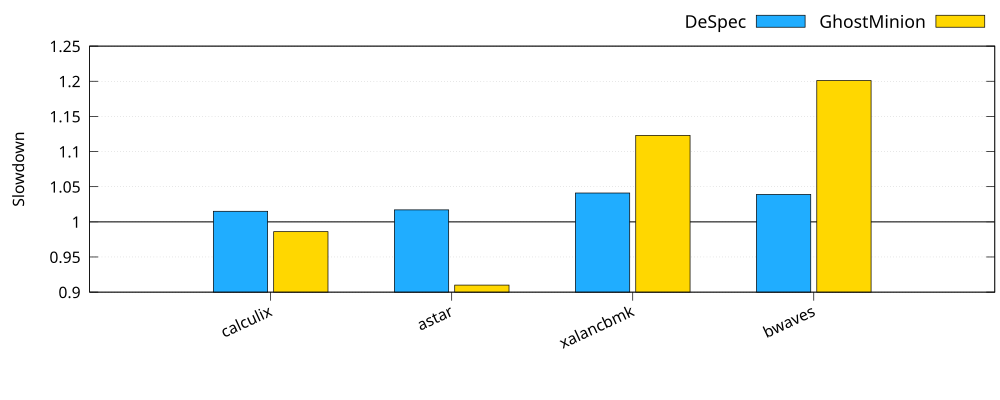

Recreate this plot in gnuplot.
set terminal pdf size 10, 4 font ",17"
set output "despec_slowdown.pdf"

# Standardize the X-axis for histograms
set xtics out nomirror rotate by 25 right
set grid y

set ylabel "Slowdown"

set bmargin 5
set rmargin 0.5

set key font ",19"
set key r above

# Configure grouped bar chart (histogram) settings
set style data histogram
set style histogram cluster gap 1
set style fill solid border -1
set boxwidth 0.9

# Plot a baseline at 1.0, then column 2 (DeSpec), then column 3 (GhostMinion)
plot 1 lc rgb '#444444' linetype 1 lw 2 title "", \
     'despec_slowdown.data' using 2:xtic(1) lc rgb '#20adff' title "DeSpec", \
     ''                     using 3         lc rgb '#ffd700' title "GhostMinion"
